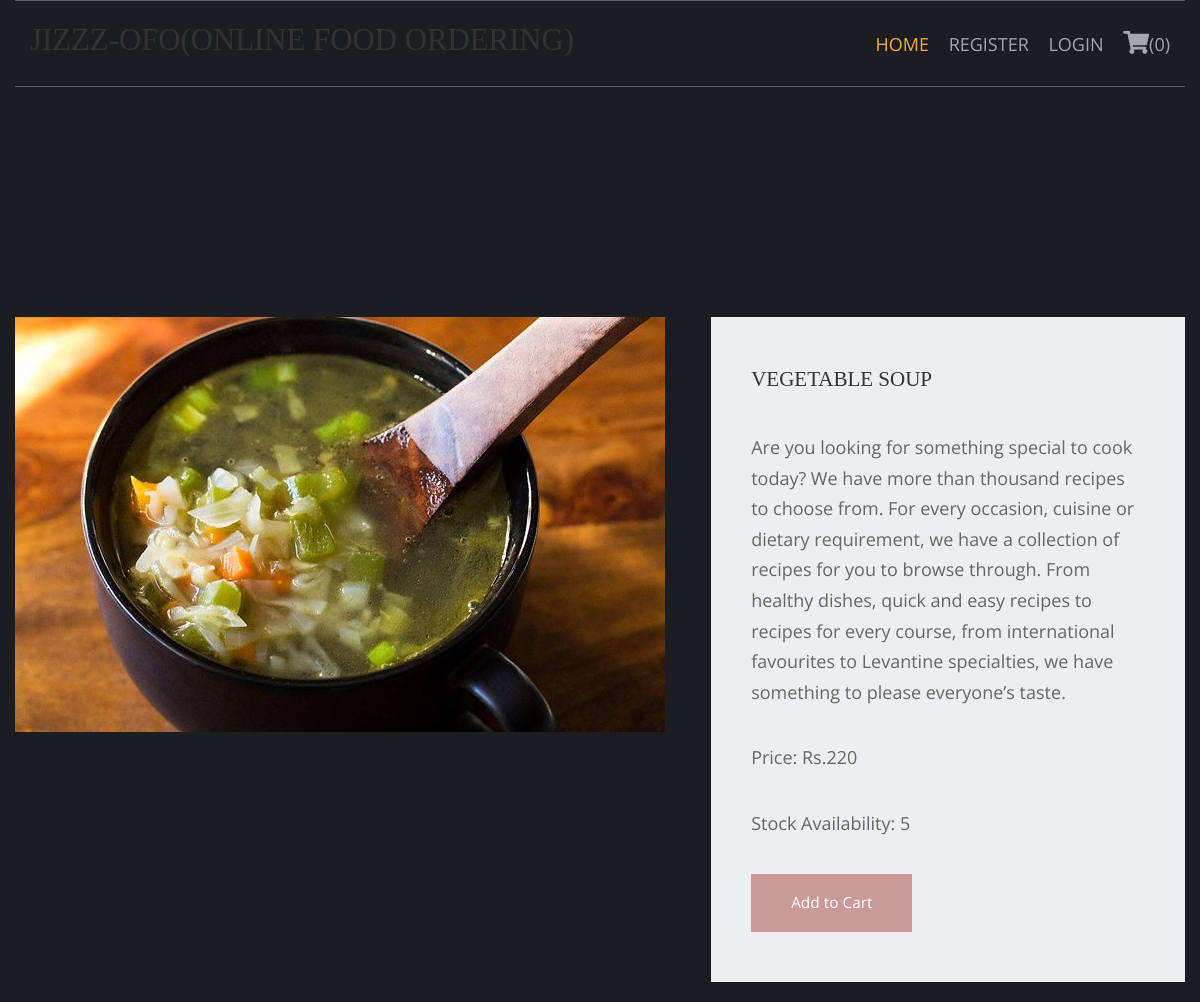
Page /veg-items/vegetable-soup on the committed database.
### shop/models.py (models this page shows, shortened)
class products(models.Model):
    name= models.CharField(max_length=250,unique=True)
    slug= models.SlugField(max_length=250,unique=True)
    img= models.ImageField(upload_to='product')
    desc= models.TextField()
    stock= models.IntegerField()
    available= models.BooleanField()
    price= models.IntegerField()
    category=models.ForeignKey(categ,on_delete=models.CASCADE)

### shop/views.py (the view)
# urls.py: path('<slug:c_slug>/<slug:product_slug>',views.prodDetails,name='details'),
def prodDetails(request,c_slug,product_slug):
    try:
        prod=products.objects.get(category__slug=c_slug,slug=product_slug)
    except Exception as e:
        raise e
    return render(request,'item.html',{'pr':prod})

### cart/context_processor.py (called while the page is built)
def count(request):
    item_count=0
    if 'admin' in request.path:
        return()
    else:
        try:
            ct=cartlist.objects.filter(cart_id=c_id(request))
            cti=items.objects.all().filter(cart=ct[:1])
            for c in cti:
                item_count+=c.quan
        except cartlist.DoesNotExist:
            item_count=0
    return dict(itc=item_count)

### cart/views.py (called while the page is built)
def c_id(request):
    ct_id=request.session.session_key
    if not ct_id:
        ct_id=request.session.create()
    return ct_id

### templates/item.html (shortened to what this page needs)
{% extends 'basenew.html' %}
{% load static %}
{% block body %}
<html lang="en">
<head>
    <link href="{% static 'pr/fontawesome/css/all.min.css' %}" rel="stylesheet" />
    <link href="{% static 'pr/css/templatemo-comparto.css' %}" rel="stylesheet" />
</head>
<body>
        <div class="tm-site-header tm-mb-1">
        </div>
        <section class="tm-mb-1" id="about">
            <div class="tm-row tm-about-row">
                <div class="tm-section-1-l">
                    <img src="{{pr.img.url}}" alt="About image" class="tm-img-responsive">
                </div>
                <article class="tm-section-1-r tm-bg-color-8">
                    <h2 class="tm-mb-2 tm-title-color">{{pr.name}}</h2>
                    <p>{{pr.desc}}</p>
                    <p>Price: Rs.{{pr.price}}</p>
                    <p>Stock Availability: {{pr.stock}}</p>
                     {% if pr.stock > 0 %}
                    <a href="{% url 'addcart' pr.id %}" class="tm-btn tm-btn-1 tm-link-to-services">Add to Cart</a>
                     {% else %}
                     <h1 style="color: brown;">Sorry, No stock Left</h1>
                     {% endif %}
                </article>
            </div>
        </section>
</body>
</html>
{% endblock %}

### static/hm/layout/styles/layout.css (style rules this page uses)
*, *::before, *::after { transition:all .3s ease-in-out; }
body { color:#A5A6AA; background-color:#1C1D21; }
a { color:#FBAB45; }

### static/pr/css/templatemo-comparto.css (style rules this page uses)
*, *::before, *::after { box-sizing: border-box; outline: none; }
ul, h1, h2, h3, h4, p, figure { padding: 0; margin: 0; }
body { font-family: 'Open Sans', Arial, sans-serif; font-size: 18px; overflow-x: hidden; padding-left: 15px; padding-right: 15px; margin: 0; }
h2 { font-size: 1.5rem; }
a { transition: all 0.3s ease; text-decoration: none; }
p { color: #666; line-height: 1.7; margin-bottom: 35px; }
h1, h2, h3, h4, h5, h6 { color: #333; }
.tm-mb-1 { margin-bottom: 20px; }
.tm-mb-2 { margin-bottom: 40px; }
.tm-bg-color-8 { background-color: #EDEEEF; }
.tm-site-header { display: flex; flex-direction: row; align-items: center; justify-content: space-between; height: 210px; }
.tm-img-responsive { max-width: 100%; height: auto; }
.tm-section-1-l { width: 57.85%; margin-right: 1.65%; }
.tm-section-1-r { padding: 50px 40px; width: 40.5%; }
.tm-row { display: flex; }
.tm-btn { display: inline-block; padding: 15px 40px; font-size: 1.1rem; border: none; background-color: #CC9999; color: white; }
a { color: #666; }

### static/hm/layout/styles/framework.css (style rules this page uses)
html { overflow-y:scroll; overflow-x:hidden; }
html, body { margin:0; padding:0; font-size:14px; line-height:1.6em; }
*, *::before, *::after { box-sizing:border-box; }
a { outline:none; text-decoration:none; }
img { width:auto; max-width:100%; height:auto; margin:0; padding:0; border:none; line-height:normal; vertical-align:middle; }
body, input, textarea, select { font-family:Verdana, Geneva, sans-serif; }
h1, h2, h3, h4, h5, h6, .heading { font-family:Georgia, "Times New Roman", Times, serif; }
::placeholder { opacity:1; }
h1, h2, h3, h4, h5, h6, .heading { margin:0 0 20px 0; font-size:1.4rem; line-height:normal; font-weight:normal; text-transform:uppercase; }
address, article, aside, figcaption, figure, footer, header, main, nav, section { display:block; margin:0; padding:0; }

### rows in the picture
products: img (picture), name "VEGETABLE SOUP", desc "Are you looking for something special to cook today? We have more than thousand recipes to choose from. For every occasion, cuisine or dietary requirement, we have a collection of recipes for you to browse through. From healthy dishes, quick and easy recipes to recipes for every course, from international favourites to Levantine specialties, we have something to please everyone’s taste.", price "220", stock "5"

### other values in the picture
{{ itc }} "0"
